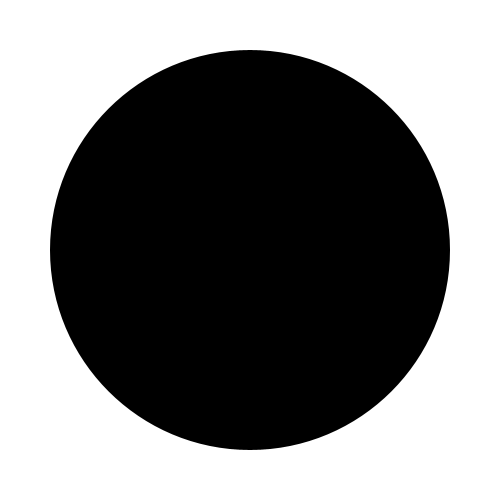
Frame 1 (no input)
Frame 60 (the mouse pressed at the canvas centre just before this capture): identical to frame 1, image omitted
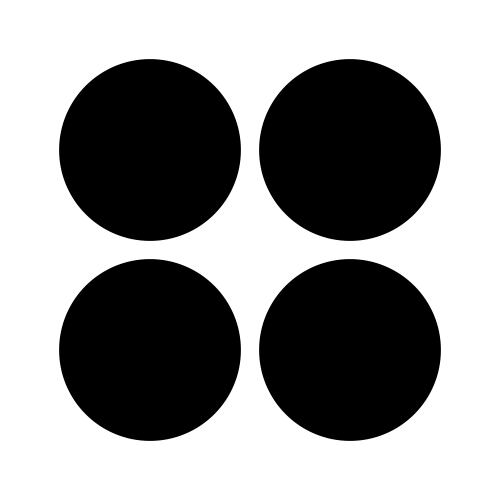
Frame 120 (the mouse held since frame 60 and released just before this capture)

The Processing sketch that drew these frames (run headless with seeded random() and noise(); from frame 60 on, the mouse is pressed at the canvas centre):

// Processing sketch: processing_7507
// ── processing_7507.pde

 
int nCircles = 1; //number of circles at the beginning of the program
 
Circle[] circles = new Circle[nCircles]; // Declare an array of objects. 
// The number of elements in the array in this case is 1  because nCircles = 1
 
void setup() { 
  // Standard Setup 
  size(500, 500); 
  noStroke(); 
  smooth(); 
 
  // Construct the first circle 
  circles[0] = new Circle(250, 250, 400);   

  
} 
 
void draw(){ 
   background(255); 
  for (int i = 0; i < circles.length; i++) { 
    circles[i].display(); 
  } 
} 
 
void mousePressed(){ 
   //boolean skip = false;  This an example of a "toggle" though it doesn't work for this particular sketch
  for (int i = 0; i < circles.length; i++) { 
    if(dist(mouseX, mouseY, circles[i].x, circles[i].y) < circles[i].d/2){ 
      create(circles[i].x, circles[i].y, circles[i].d); 
      kill(i);
      // skip = true;  Another component of the toogle
      //break; // and another
    } 
  } 

  } 
 
// if (!skip) {  Also part of the toggle
//   
// }
// 
 void create(float xpos, float ypos, float diameter){ //these are also temporary variables. Each function needs 
  //its own unique temporary variables. 
     smooth(); 
    Circle c = new Circle(xpos-diameter/4, ypos-diameter/4, diameter/2.2); 
    Circle e = new Circle(xpos-diameter/4, ypos+diameter/4, diameter/2.2); 
    Circle f = new Circle(xpos+diameter/4, ypos-diameter/4, diameter/2.2); 
    Circle g = new Circle(xpos+diameter/4, ypos+diameter/4, diameter/2.2); 
    //We append to the already existing array a new element, just like you would write y = y+5
    circles = (Circle[]) append(circles, c); 
    circles = (Circle[]) append(circles, e); 
    circles = (Circle[]) append(circles, f); 
    circles = (Circle[]) append(circles, g); 
  }  
  
    void kill(int victim) {//"victim" is another temporary variable
    if(circles.length>0){
     for (int i=victim; i<circles.length-1; i++) {
      circles[i] = circles[i+1];
     } 
     circles = (Circle[]) shorten(circles);
    }
  }
 
class Circle { 
  float x, y, d; // Class variables 
 
  // Contructor 
  Circle(float _x, float _y, float _d) { 
    x = _x; 
    y = _y; 
    d = _d; 
  } 
 
 
  

 
  void display() { 
     smooth(); 
    fill(0); 
    ellipse(x,y,d,d); 
  } 
 
} 
 
 
